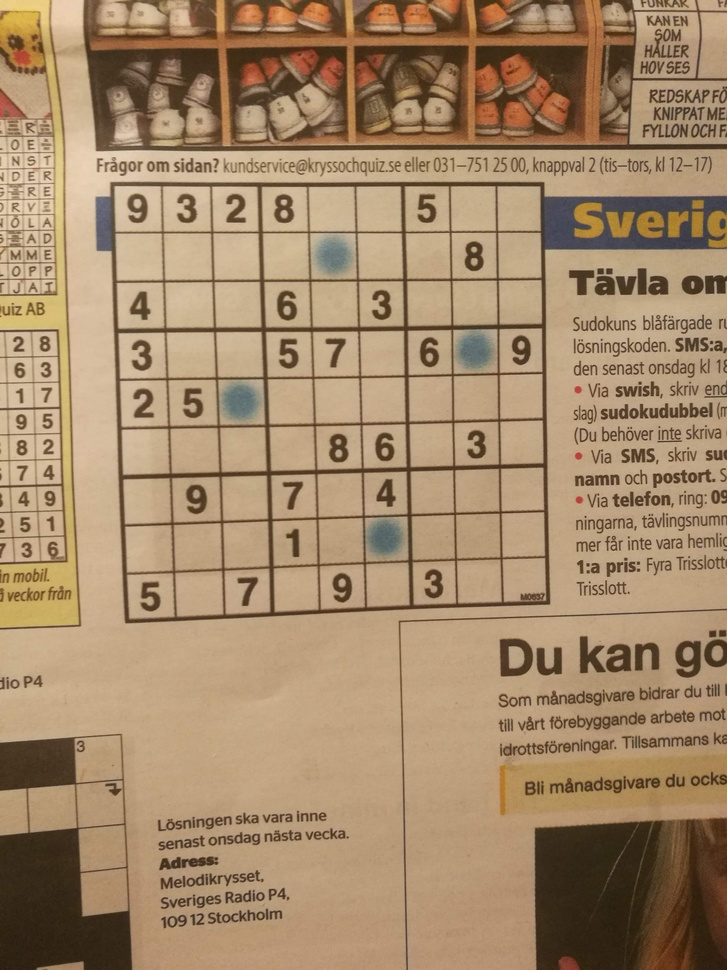
#> input picture rsrc/mittgavle_sudoku.jpg, 727 x 970 px, shrunk from 2976 x 3968 before the run
$ python test.py
#> lines starting #> are read from the running program, lines starting #| are printed output that depends on the picture; after the words box and inside, x2 and y2 are one past the last pixel; in counts of white or black regions, pixels touching at a corner belong together
import cv2 as cv
from matplotlib import pyplot as plt
img = cv.imread('mittgavle_sudoku.jpg',0)
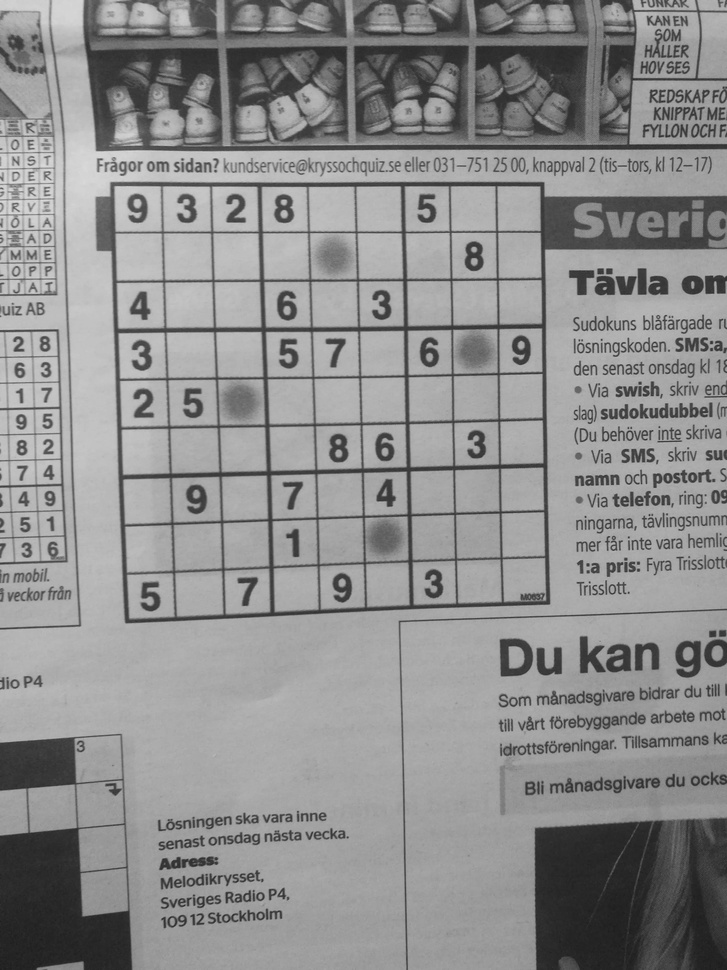
#> img: shape (970, 727); min 30, max 221, mean 141.9
ret,thresh1 = cv.threshold(img,75,255,cv.THRESH_BINARY)
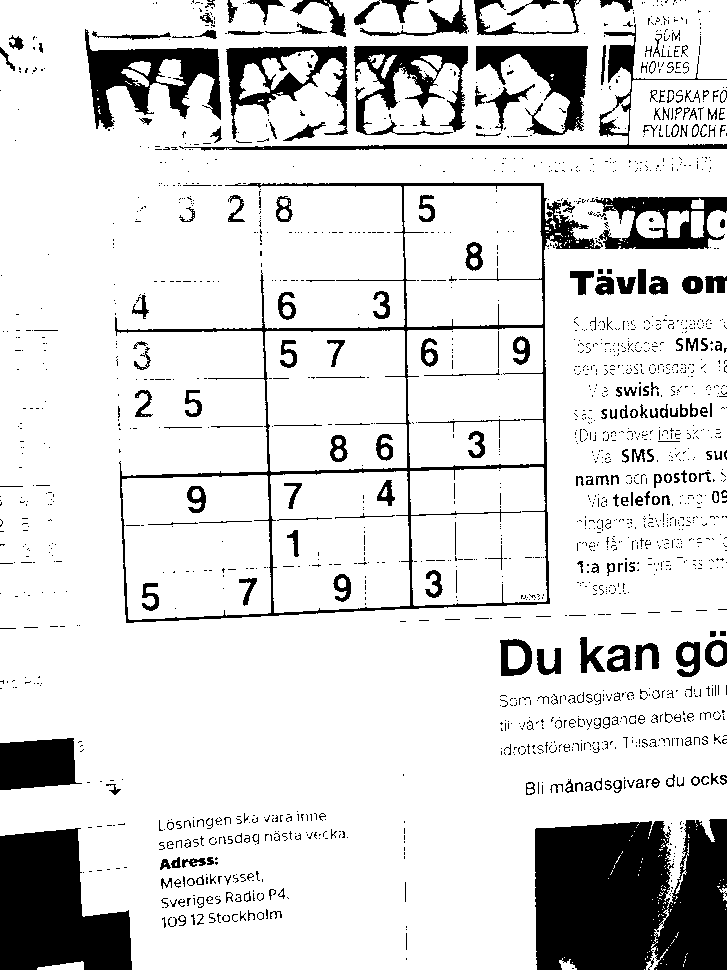
#> thresh1: shape (970, 727); 84.9% white; 1853 black regions (1575 under 20 px), largest, box (x1, y1, x2, y2) and area: (535, 819, 727, 970) 26155, (0, 828, 132, 970) 13620, (115, 182, 603, 623) 9669
plt.imshow(thresh1)
plt.show()

$ run again, with rsrc/sudoku.jpg copied over rsrc/mittgavle_sudoku.jpg
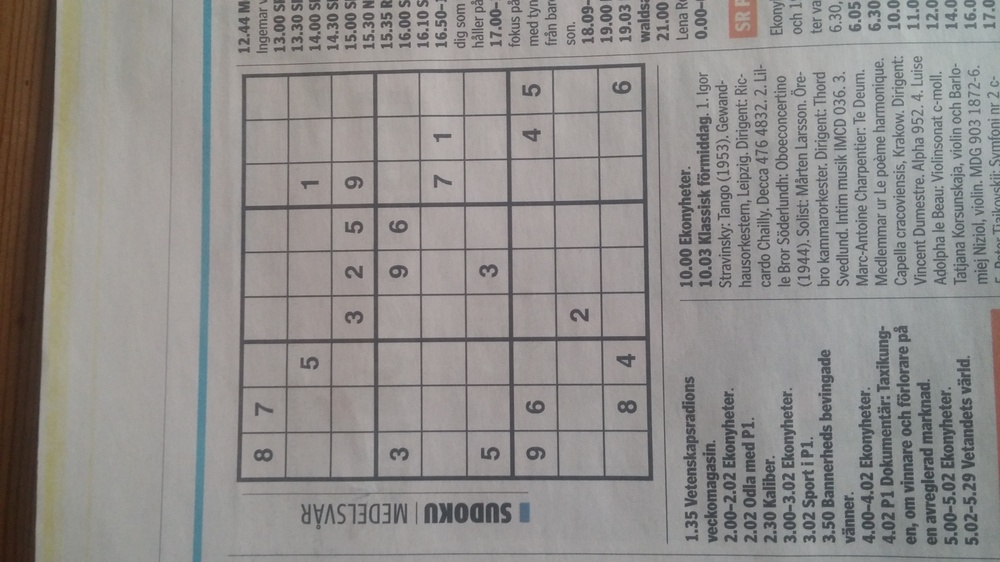
#> input picture rsrc/sudoku.jpg, 1000 x 562 px, shrunk from 4160 x 2340 before the run
#> `img = cv.imread('mittgavle_sudoku.jpg',0)`:
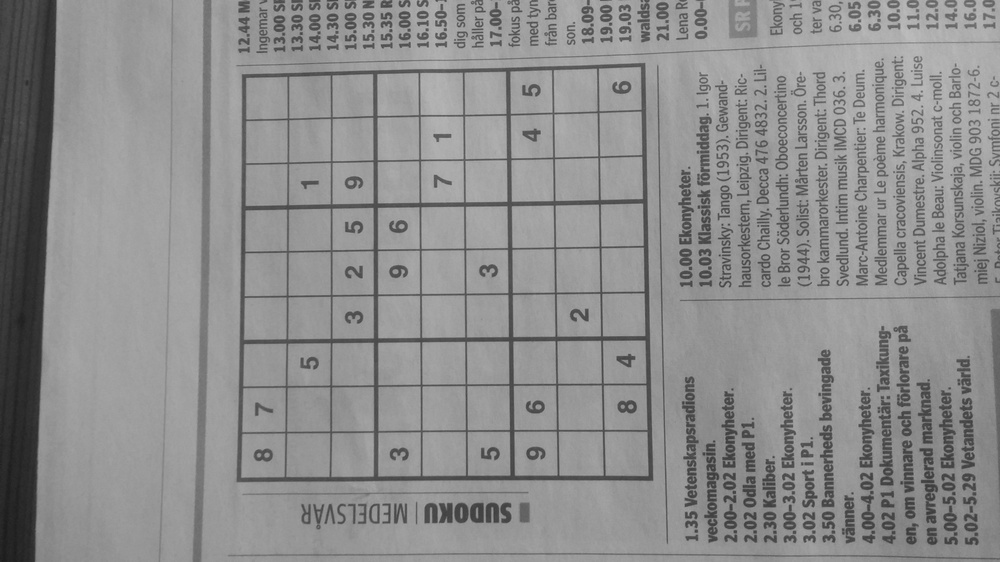
#> img: shape (562, 1000); min 27, max 191, mean 141.5
#> `ret,thresh1 = cv.threshold(img,75,255,cv.THRESH_BINARY)`:
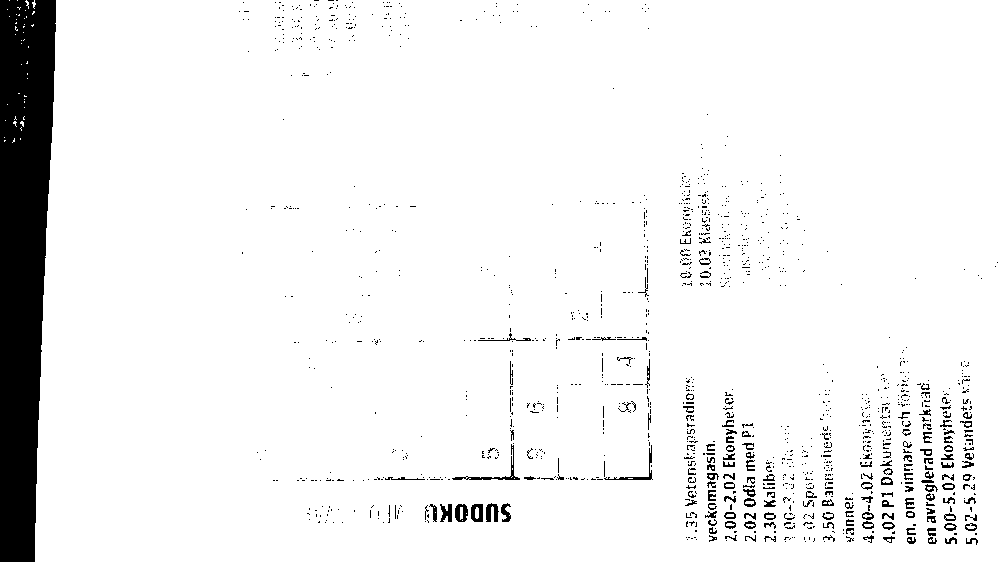
#> thresh1: shape (562, 1000); 93.7% white; 1299 black regions (1139 under 20 px), largest, box (x1, y1, x2, y2) and area: (0, 0, 56, 562) 25105, (452, 444, 520, 480) 250, (604, 445, 653, 480) 184
